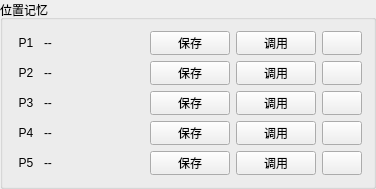
         <widget class="QGroupBox" name="robotMemGroup">
          <property name="title">
           <string>位置记忆</string>
          </property>
          <layout class="QVBoxLayout" name="robotMemLayout">
           <item>
            <layout class="QHBoxLayout" name="memRow_1">
             <item>
              <widget class="QLabel" name="memLabel_1">
               <property name="minimumSize">
                <size>
                 <width>24</width>
                 <height>0</height>
                </size>
               </property>
               <property name="text">
                <string>P1</string>
               </property>
               <property name="alignment">
                <set>Qt::AlignmentFlag::AlignCenter</set>
               </property>
              </widget>
             </item>
             <item>
              <widget class="QLabel" name="memVal_1">
               <property name="minimumSize">
                <size>
                 <width>100</width>
                 <height>0</height>
                </size>
               </property>
               <property name="text">
                <string>--</string>
               </property>
              </widget>
             </item>
             <item>
              <widget class="QPushButton" name="memSave_1">
               <property name="minimumSize">
                <size>
                 <width>48</width>
                 <height>24</height>
                </size>
               </property>
               <property name="text">
                <string>保存</string>
               </property>
              </widget>
             </item>
             <item>
              <widget class="QPushButton" name="memRecall_1">
               <property name="minimumSize">
                <size>
                 <width>48</width>
                 <height>24</height>
                </size>
               </property>
               <property name="text">
                <string>调用</string>
               </property>
              </widget>
             </item>
             <item>
              <widget class="QPushButton" name="memClear_1">
               <property name="minimumSize">
                <size>
                 <width>28</width>
                 <height>24</height>
                </size>
               </property>
              </widget>
             </item>
             <item>
              <spacer name="hSpacerMem_1">
               <property name="orientation">
                <enum>Qt::Orientation::Horizontal</enum>
               </property>
               <property name="sizeHint" stdset="0">
                <size>
                 <width>0</width>
                 <height>0</height>
                </size>
               </property>
              </spacer>
             </item>
            </layout>
           </item>
           <item>
            <layout class="QHBoxLayout" name="memRow_2">
             <item>
              <widget class="QLabel" name="memLabel_2">
               <property name="minimumSize">
                <size>
                 <width>24</width>
                 <height>0</height>
                </size>
               </property>
               <property name="text">
                <string>P2</string>
               </property>
               <property name="alignment">
                <set>Qt::AlignmentFlag::AlignCenter</set>
               </property>
              </widget>
             </item>
             <item>
              <widget class="QLabel" name="memVal_2">
               <property name="minimumSize">
                <size>
                 <width>100</width>
                 <height>0</height>
                </size>
               </property>
               <property name="text">
                <string>--</string>
               </property>
              </widget>
             </item>
             <item>
              <widget class="QPushButton" name="memSave_2">
               <property name="minimumSize">
                <size>
                 <width>48</width>
                 <height>24</height>
                </size>
               </property>
               <property name="text">
                <string>保存</string>
               </property>
              </widget>
             </item>
             <item>
              <widget class="QPushButton" name="memRecall_2">
               <property name="minimumSize">
                <size>
                 <width>48</width>
                 <height>24</height>
                </size>
               </property>
               <property name="text">
                <string>调用</string>
               </property>
              </widget>
             </item>
             <item>
              <widget class="QPushButton" name="memClear_2">
               <property name="minimumSize">
                <size>
                 <width>28</width>
                 <height>24</height>
                </size>
               </property>
              </widget>
             </item>
             <item>
              <spacer name="hSpacerMem_2">
               <property name="orientation">
                <enum>Qt::Orientation::Horizontal</enum>
               </property>
               <property name="sizeHint" stdset="0">
                <size>
                 <width>0</width>
                 <height>0</height>
                </size>
               </property>
              </spacer>
             </item>
            </layout>
           </item>
           <item>
            <layout class="QHBoxLayout" name="memRow_3">
             <item>
              <widget class="QLabel" name="memLabel_3">
               <property name="minimumSize">
                <size>
                 <width>24</width>
                 <height>0</height>
                </size>
               </property>
               <property name="text">
                <string>P3</string>
               </property>
               <property name="alignment">
                <set>Qt::AlignmentFlag::AlignCenter</set>
               </property>
              </widget>
             </item>
             <item>
              <widget class="QLabel" name="memVal_3">
               <property name="minimumSize">
                <size>
                 <width>100</width>
                 <height>0</height>
                </size>
               </property>
               <property name="text">
                <string>--</string>
               </property>
              </widget>
             </item>
             <item>
              <widget class="QPushButton" name="memSave_3">
               <property name="minimumSize">
                <size>
                 <width>48</width>
                 <height>24</height>
                </size>
               </property>
               <property name="text">
                <string>保存</string>
               </property>
              </widget>
             </item>
             <item>
              <widget class="QPushButton" name="memRecall_3">
               <property name="minimumSize">
                <size>
                 <width>48</width>
                 <height>24</height>
                </size>
               </property>
               <property name="text">
                <string>调用</string>
               </property>
              </widget>
             </item>
             <item>
              <widget class="QPushButton" name="memClear_3">
               <property name="minimumSize">
                <size>
                 <width>28</width>
                 <height>24</height>
                </size>
               </property>
              </widget>
             </item>
             <item>
              <spacer name="hSpacerMem_3">
               <property name="orientation">
                <enum>Qt::Orientation::Horizontal</enum>
               </property>
               <property name="sizeHint" stdset="0">
                <size>
                 <width>0</width>
                 <height>0</height>
                </size>
               </property>
              </spacer>
             </item>
            </layout>
           </item>
           <item>
            <layout class="QHBoxLayout" name="memRow_4">
             <item>
              <widget class="QLabel" name="memLabel_4">
               <property name="minimumSize">
                <size>
                 <width>24</width>
                 <height>0</height>
                </size>
               </property>
               <property name="text">
                <string>P4</string>
               </property>
               <property name="alignment">
                <set>Qt::AlignmentFlag::AlignCenter</set>
               </property>
              </widget>
             </item>
             <item>
              <widget class="QLabel" name="memVal_4">
               <property name="minimumSize">
                <size>
                 <width>100</width>
                 <height>0</height>
                </size>
               </property>
               <property name="text">
                <string>--</string>
               </property>
              </widget>
             </item>
             <item>
              <widget class="QPushButton" name="memSave_4">
               <property name="minimumSize">
                <size>
                 <width>48</width>
                 <height>24</height>
                </size>
               </property>
               <property name="text">
                <string>保存</string>
               </property>
              </widget>
             </item>
             <item>
              <widget class="QPushButton" name="memRecall_4">
               <property name="minimumSize">
                <size>
                 <width>48</width>
                 <height>24</height>
                </size>
               </property>
               <property name="text">
                <string>调用</string>
               </property>
              </widget>
             </item>
             <item>
              <widget class="QPushButton" name="memClear_4">
               <property name="minimumSize">
                <size>
                 <width>28</width>
                 <height>24</height>
                </size>
               </property>
              </widget>
             </item>
             <item>
              <spacer name="hSpacerMem_4">
               <property name="orientation">
                <enum>Qt::Orientation::Horizontal</enum>
               </property>
               <property name="sizeHint" stdset="0">
                <size>
                 <width>0</width>
                 <height>0</height>
                </size>
               </property>
              </spacer>
             </item>
            </layout>
           </item>
           <item>
            <layout class="QHBoxLayout" name="memRow_5">
             <item>
              <widget class="QLabel" name="memLabel_5">
               <property name="minimumSize">
                <size>
                 <width>24</width>
                 <height>0</height>
                </size>
               </property>
               <property name="text">
                <string>P5</string>
               </property>
               <property name="alignment">
                <set>Qt::AlignmentFlag::AlignCenter</set>
               </property>
              </widget>
             </item>
             <item>
              <widget class="QLabel" name="memVal_5">
               <property name="minimumSize">
                <size>
                 <width>100</width>
                 <height>0</height>
                </size>
               </property>
               <property name="text">
                <string>--</string>
               </property>
              </widget>
             </item>
             <item>
              <widget class="QPushButton" name="memSave_5">
               <property name="minimumSize">
                <size>
                 <width>48</width>
                 <height>24</height>
                </size>
               </property>
               <property name="text">
                <string>保存</string>
               </property>
              </widget>
             </item>
             <item>
              <widget class="QPushButton" name="memRecall_5">
               <property name="minimumSize">
                <size>
                 <width>48</width>
                 <height>24</height>
                </size>
               </property>
               <property name="text">
                <string>调用</string>
               </property>
              </widget>
             </item>
             <item>
              <widget class="QPushButton" name="memClear_5">
               <property name="minimumSize">
                <size>
                 <width>28</width>
                 <height>24</height>
                </size>
               </property>
              </widget>
             </item>
             <item>
              <spacer name="hSpacerMem_5">
               <property name="orientation">
                <enum>Qt::Orientation::Horizontal</enum>
               </property>
               <property name="sizeHint" stdset="0">
                <size>
                 <width>0</width>
                 <height>0</height>
                </size>
               </property>
              </spacer>
             </item>
            </layout>
           </item>
          </layout>
         </widget>
